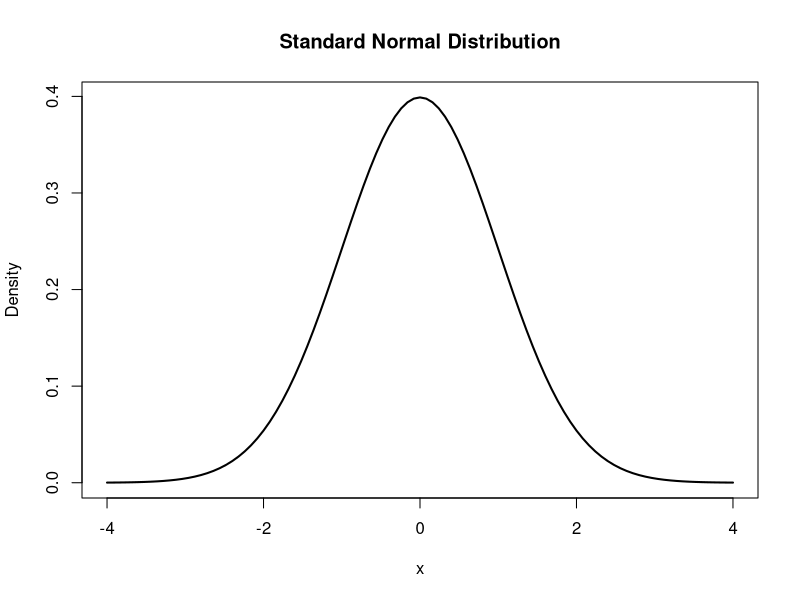
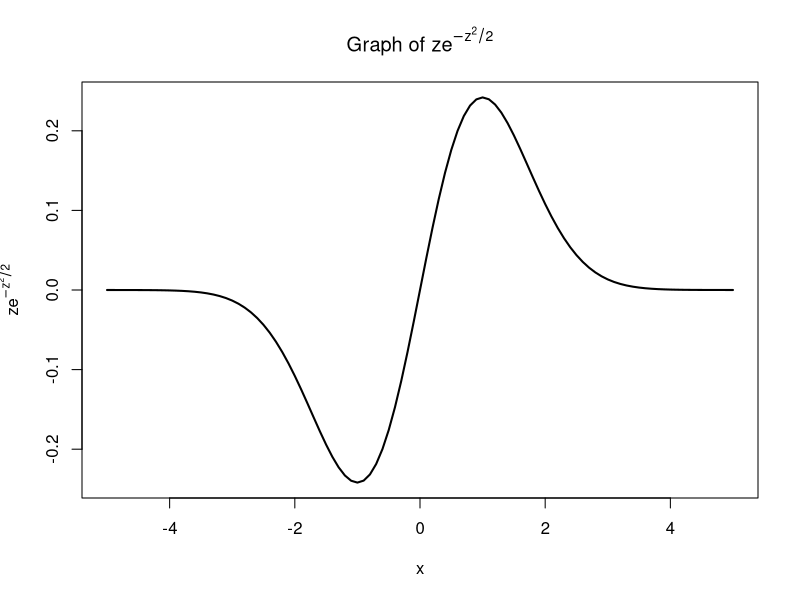
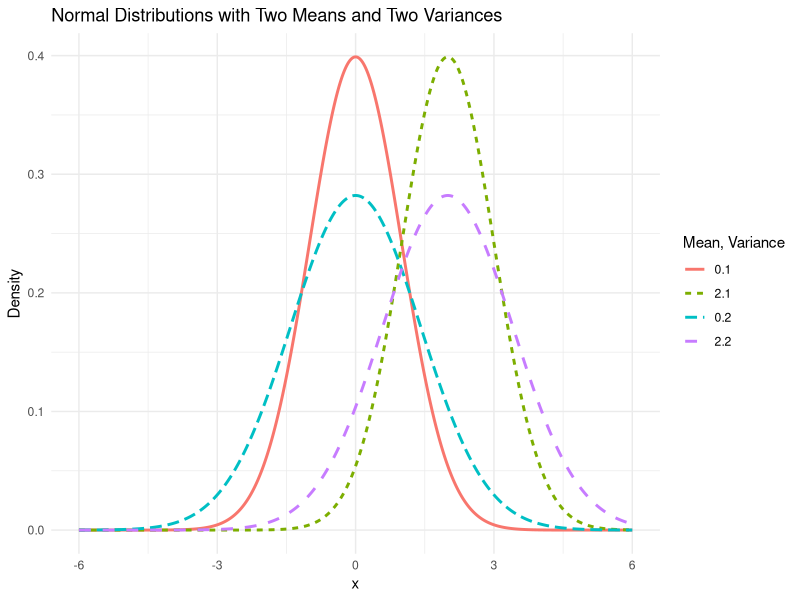

These figures' R source, in order:
## ---- chunk 1
suppressWarnings(suppressMessages(library(ggplot2)))
## ---- chunk 2
curve(dnorm(x), xlim = c(-4, 4), lwd = 2,
      ylab = "Density",
      main = "Standard Normal Distribution")
## ---- chunk 3
#| fig-align: center
curve(x*dnorm(x), xlim = c(-5, 5), lwd = 2,
      main = expression(paste("Graph of ", z*e**{-z^2/2})),
      ylab = expression(paste(z*e**{-z^2/2})))
## ---- chunk 4
# Define parameters
means <- c(0, 0, 2, 2)
variances <- c(1, 2, 1, 2)
sds <- sqrt(variances)

# Generate x values
x_vals <- seq(-6, 6, length.out = 1000)

# Create a data frame with density values for each normal distribution
df <- data.frame()
for (i in 1:length(means)) {
  y_vals <- dnorm(x_vals, mean = means[i], sd = sds[i])
  temp_df <- data.frame(x = x_vals, y = y_vals, 
                        mean = factor(means[i]), variance = factor(variances[i]))
  df <- rbind(df, temp_df)
}

# Plot using ggplot2 with different line types
ggplot(df, aes(x = x, y = y, color = interaction(mean, variance), linetype = interaction(mean, variance))) +
  geom_line(size = 1) +
  labs(title = "Normal Distributions with Two Means and Two Variances",
       x = "x", y = "Density", color = "Mean, Variance", linetype = "Mean, Variance") +
  theme_minimal()

## ---- chunk 5
mu <- 10
sigma <- 3
x <- 15

pnorm(q = x, mean = mu, sd = sigma)

pnorm(q = (x-mu)/sigma)
## ---- chunk 6
x <- 80
mu <- 75
sigma <- 8

pnorm(q = x, mean = mu, sd = sigma)

pnorm(q = (x-mu)/sigma)
## ---- chunk 7
# YOUR CODE HERE
## ---- chunk 8
# YOUR CODE HERE
## ---- chunk 9
p <- 0.85
mu <- 20
sigma <- 5
z <- qnorm(p)

qnorm(p, mu, sigma)

z*sigma + mu
## ---- chunk 10
p <- 0.9
mu <- 1060
sigma <- 195
z <- qnorm(p)

qnorm(p, mu, sigma)

z*sigma + mu
## ---- chunk 11
# YOUR CODE HERE
## ---- chunk 12
# YOUR CODE HERE
